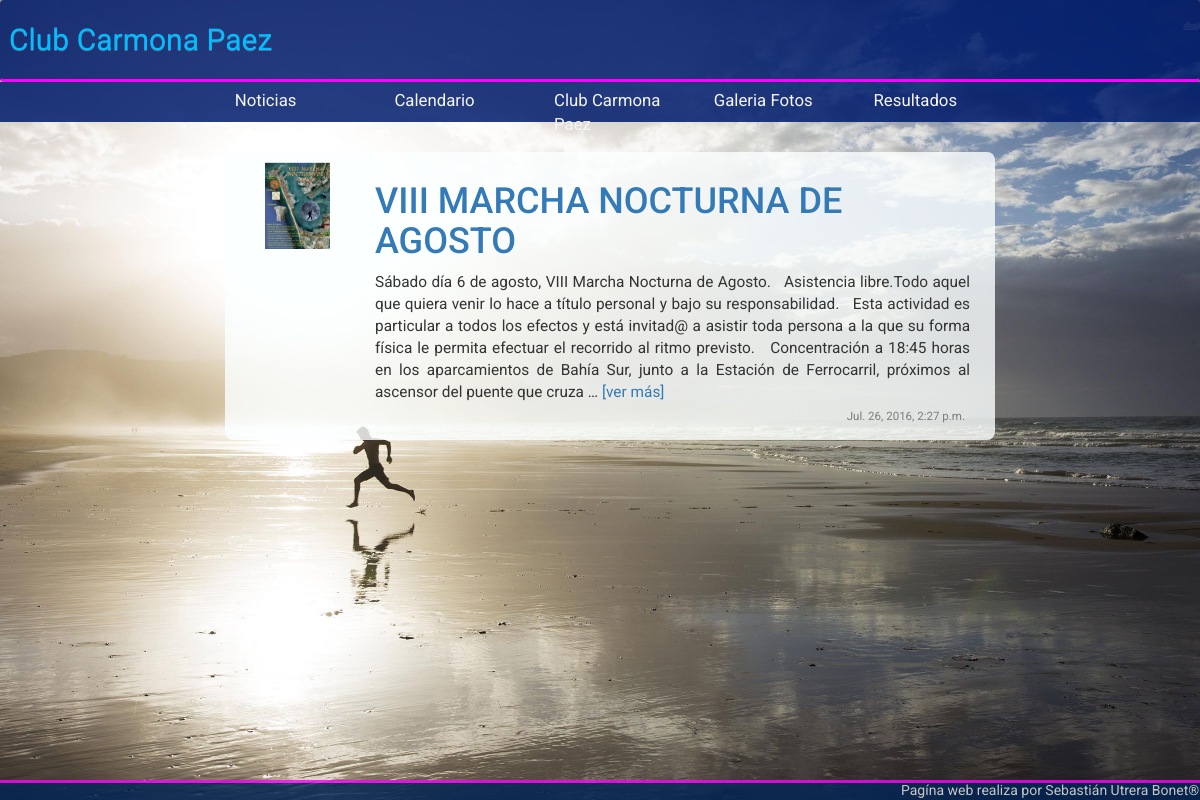
The app's page / (signed in) with its own data.
### clubcarmona/models.py (models this page shows, shortened)
class Post(models.Model):
	autor = models.ForeignKey('auth.User')
	titulo = models.CharField(max_length=250)
	texto = RichTextField(max_length=99999999)
	fecha = models.DateTimeField(default=timezone.now)
	fecha_publicacion = models.DateTimeField(blank=True, null=True)
	foto = models.ImageField(upload_to='static/img/proximosEventos', default="nofoto.jpg", null=True)

### clubcarmona/views.py (the view)
# urls.py: url(r'^$', views.post_list, name='home'),
def post_list(request):
   init_post = Post.objects.all().order_by("titulo")
   pag = Paginador(request, init_post, 10, 'posts')
   n = 250
   cxt = {'posts': pag['posts'],
           'totPost': init_post,
           'paginator': pag,
          'n':n
          }
   return render_to_response('Club/post_list.html', context_instance=RequestContext(request, cxt))

### clubcarmona/templates/Club/post_list.html (shortened to what this page needs)
{% extends 'Club/plantilla.html' %}
{% load staticfiles %}
{% block content %}
    {% for post in posts %}
        <div class="col-lg-12"
             style="background-color:rgba(252, 255, 255, 0.80);border-radius: 8px; padding: 10px; font-size: 1.1em; margin:10px; text-align: justify">
            {% if post.foto.name == 'nofoto.jpg' %}
                <div class="col-lg-12 ">
                    <a href="ficha/{{ post.id }}">
                        <h1 style="text-align: left;">{{ post.titulo|upper }}</h1></a>
                    {% autoescape off %}
                        {{ post.texto|truncatewords:90|striptags }}
                         {% if post.texto|length > 250 %}
                            <a href="ficha/{{ post.id }}">[ver más]</a>
                        {% endif %}
                    {% endautoescape %}
                    <a href="ficha/{{ post.id }}" STYLE="color: indianred"></a>
                    {% if post.fecha_publicacion != null %}
                        <p style="text-align: right; font-size: 0.75em; color: rgba(119, 119, 119, 0.94)">
                            {{ post.fecha_publicacion }}</p>
                    {% endif %}
                </div>
            {% else %}
                <div class="col-lg-2"><img src="{{ post.foto }}" class="col-lg-12"></div>
                <div class="col-lg-10 ">
                    <a href="ficha/{{ post.id }}">
                        <h1 style="text-align: left;">{{ post.titulo|upper }}</h1></a>
                    {% autoescape off %}
                        {{ post.texto|truncatewords:90|striptags }}
                        {% if post.texto|length > 250 %}
                            <a href="ficha/{{ post.id }}">[ver más]</a>
                        {% endif %}
                    {% endautoescape %}
                    {% if post.fecha_publicacion != null %}
                        <p style="text-align: right; font-size: 0.75em; color: rgba(119, 119, 119, 0.94); margin: 5px">
                            {{ post.fecha_publicacion }}</p>
                    {% endif %}
                </div>
            {% endif %}
        </div>
    {% endfor %}
{% endblock %}

### static/css/style.css (style rules this page uses)
body { background-color: rgba(22, 11, 0, 0.18); margin: 0; padding: 0; font-family: 'Roboto', sans-serif; }

### records on screen
Post: foto (picture), titulo "VIII MARCHA NOCTURNA DE AGOSTO", texto "Sábado día 6 de agosto, VIII Marcha Nocturna de Agosto. Asistencia libre.Todo aquel que quiera venir lo hace a título personal y bajo su responsabilidad. Esta actividad es particular a todos los efectos y está invitad@ a asistir toda persona a la que su forma física le permita efectuar el recorrido al ritmo previsto. Concentración a 18:45 horas en los aparcamientos de Bahía Sur, junto a la Estación de Ferrocarril, próximos al ascensor del puente que cruza …", fecha_publicacion "Jul. 26, 2016, 2:27 p.m."
